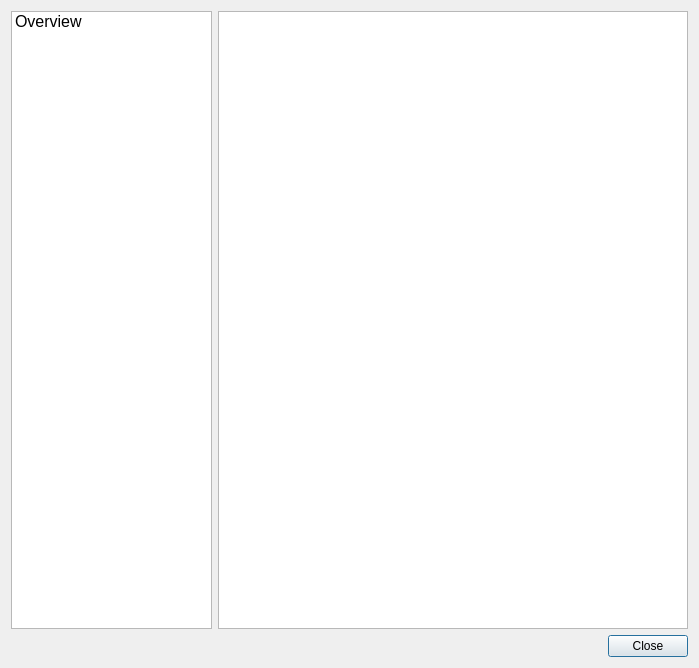
<?xml version="1.0" encoding="UTF-8"?>
<ui version="4.0">
 <class>HelpDialog</class>
 <widget class="QDialog" name="HelpDialog">
  <property name="geometry">
   <rect>
    <x>0</x>
    <y>0</y>
    <width>699</width>
    <height>668</height>
   </rect>
  </property>
  <property name="windowTitle">
   <string>ModCheck Help</string>
  </property>
  <layout class="QVBoxLayout" name="verticalLayout">
   <item>
    <layout class="QHBoxLayout" name="horizontalLayout">
     <item>
      <widget class="QListWidget" name="helpSelectList">
       <property name="sizePolicy">
        <sizepolicy hsizetype="Expanding" vsizetype="Expanding">
         <horstretch>30</horstretch>
         <verstretch>0</verstretch>
        </sizepolicy>
       </property>
       <property name="font">
        <font>
         <family>Arial</family>
         <pointsize>12</pointsize>
        </font>
       </property>
       <item>
        <property name="text">
         <string>Overview</string>
        </property>
       </item>
      </widget>
     </item>
     <item>
      <widget class="QTextBrowser" name="helpDisplayTextBrowser">
       <property name="sizePolicy">
        <sizepolicy hsizetype="Expanding" vsizetype="Expanding">
         <horstretch>70</horstretch>
         <verstretch>0</verstretch>
        </sizepolicy>
       </property>
      </widget>
     </item>
    </layout>
   </item>
   <item>
    <widget class="QDialogButtonBox" name="buttonBox">
     <property name="orientation">
      <enum>Qt::Horizontal</enum>
     </property>
     <property name="standardButtons">
      <set>QDialogButtonBox::Close</set>
     </property>
    </widget>
   </item>
  </layout>
 </widget>
 <resources/>
 <connections>
  <connection>
   <sender>buttonBox</sender>
   <signal>accepted()</signal>
   <receiver>HelpDialog</receiver>
   <slot>accept()</slot>
   <hints>
    <hint type="sourcelabel">
     <x>248</x>
     <y>254</y>
    </hint>
    <hint type="destinationlabel">
     <x>157</x>
     <y>274</y>
    </hint>
   </hints>
  </connection>
  <connection>
   <sender>buttonBox</sender>
   <signal>rejected()</signal>
   <receiver>HelpDialog</receiver>
   <slot>reject()</slot>
   <hints>
    <hint type="sourcelabel">
     <x>316</x>
     <y>260</y>
    </hint>
    <hint type="destinationlabel">
     <x>286</x>
     <y>274</y>
    </hint>
   </hints>
  </connection>
 </connections>
</ui>
